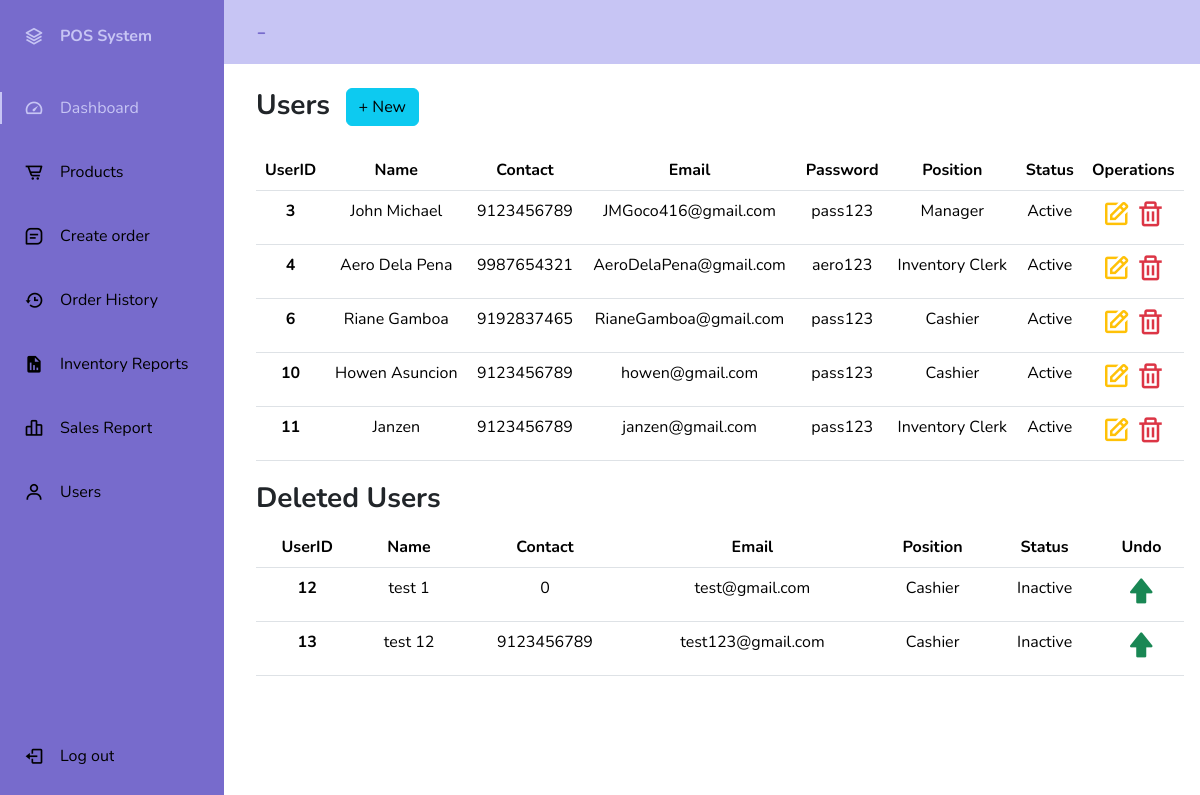
Page /Admin/users/allUsers.php on the committed database.
### tables this page shows
CREATE TABLE `users` (
  `userID` int(11) NOT NULL,
  `Name` varchar(100) NOT NULL,
  `Contact` bigint(100) NOT NULL,
  `Email` varchar(100) NOT NULL,
  `Password` varchar(100) NOT NULL,
  `Position` varchar(100) NOT NULL,
  `Status` varchar(100) NOT NULL,
  `Archive` varchar(100) NOT NULL
);

### Admin/users/allUsers.php (the view, shortened to what this page needs)
<?php
include '../includes/dbconn.php';
?>
<!doctype html>
<html lang="en">
<head>
    <link href="https://cdn.jsdelivr.net/npm/bootstrap@5.3.2/dist/css/bootstrap.min.css" rel="stylesheet">
    <link href="https://cdn.jsdelivr.net/npm/boxicons@latest/css/boxicons.min.css" rel="stylesheet">
    <link rel="stylesheet" href="../includes/style.css">
</head>
<body id="body-pd">
<header class="header" id="header">
        <div class="header_toggle"><?php echo $_SESSION['Name'] . ' - ' . $_SESSION['Position'] ?></div>
        <div class="header_img"> <img src="https://visualpharm.com/assets/381/Admin-595b40b65ba036ed117d3b23.svg" alt=""> </div>
    </header>
    <div class="l-navbar" id="nav-bar">
    <nav class="nav">
            <div>
                <a href="" class="nav_logo">
                    <i class='bx bx-layer nav_logo-icon'></i>
                    <span class="nav_logo-name">POS System</span>
                </a>
                <div class="nav_list">
                    <a href="../dashboard/dashboard.php" class="nav_link active">
                        <i class='bx bx-tachometer nav_icon'></i>
                        <span class="nav_name">Dashboard</span>
                    </a>
                    <a href="../products/allProducts.php" class="nav_link">
                        <i class='bx bx-cart-alt nav_icon'></i>
                        <span class="nav_name">Products</span>
                    </a>
                    <a href="../CreateOrder/createOrder.php" class="nav_link">
                        <i class='bx bx-message-square-detail nav_icon'></i>
                        <span class="nav_name">Create order</span>
                    </a>
                    <a href="../orderHistory/history.php" class="nav_link">
                        <i class='bx bx-history nav_icon'></i>
                        <span class="nav_name">Order History</span>
                    </a>
                    <a href="../Inventory Report/inventoryReport.php" class="nav_link">
                        <i class='bx bxs-report nav_icon'></i>
                        <span class="nav_name">Inventory Reports</span>
                    </a> <a href="../SalesReport/salesReport.php" class="nav_link">
                        <i class='bx bx-bar-chart-alt-2 nav_icon'></i>
                        <span class="nav_name">Sales Report</span>
                    </a>
                    <a href="/Admin/users/allUsers.php" class="nav_link">
                        <i class='bx bx-user nav_icon'></i>
                        <span class="nav_name">Users</span>
                    </a>
                </div>
            </div>
            <a href="/Admin/logout.php" class="nav_link">
                <i class='bx bx-log-out nav_icon'></i>
                <span class="nav_name">Log out</span>
            </a>
        </nav>
    </div>
    <div class="bg-body text-center">
        <p class="text-start fw-bold fs-3 my-2">Users
        <a href="addUser.php" class="btn btn-info my-3 mx-2">+ New </a>
        </p>
        <table class="table">
            <thead>
                <tr>
                    <th scope="col">UserID</th>
                    <th scope="col">Name</th>
                    <th scope="col">Contact</th>
                    <th scope="col">Email</th>
                    <th scope="col">Password</th>
                    <th scope="col">Position</th>
                    <th scope="col">Status</th>
                    <th scope="col">Operations</th>
                </tr>
            </thead>
            <tbody>
                <?php
                $sql = "SELECT * FROM `users` WHERE `Position` != 'Admin' AND `Archive` != 'Yes'";
                $result = mysqli_query($conn, $sql);
                while ($row = $result->fetch_assoc()) {
                ?>
                    <tr>
                        <th scope="row"><?php echo $row['userID']; ?></th>
                        <td><?php echo $row['Name']; ?></td>
                        <td><?php echo $row['Contact']; ?></td>
                        <td><?php echo $row['Email']; ?></td>
                        <td><?php echo $row['Password']; ?></td>
                        <td><?php echo $row['Position']; ?></td>
                        <td><?php echo $row['Status']; ?></td>
                        <td>
                            <a href="editUser.php?userID=<?php echo $row['userID']; ?>"><i class='bx bx-edit text-warning' style="font-size: 30px;"></i></a>
                            <a href="deleteUser.php?userID=<?php echo $row['userID']; ?>"><i class='bx bx-trash text-danger' style="font-size: 30px;"></i></a>
                        </td>
                    </tr>
                <?php
                }
                ?>
            </tbody>
        </table>
        <p class="text-start fw-bold fs-3 my-2">Deleted Users</p>
        <table class="table">
            <thead>
                <tr>
                    <th scope="col">UserID</th>
                    <th scope="col">Name</th>
                    <th scope="col">Contact</th>
                    <th scope="col">Email</th>
                    <th scope="col">Position</th>
                    <th scope="col">Status</th>
                    <th scope="col">Undo</th>
                </tr>
            </thead>
            <tbody>
                <?php
                $sql = "SELECT * FROM `users` WHERE `Position` != 'Admin' AND `Archive` = 'Yes'";
                $result = mysqli_query($conn, $sql);
                while ($row = $result->fetch_assoc()) {
                ?>
                    <tr>
                        <th scope="row"><?php echo $row['userID']; ?></th>
                        <td><?php echo $row['Name']; ?></td>
                        <td><?php echo $row['Contact']; ?></td>
                        <td><?php echo $row['Email']; ?></td>
                        <td><?php echo $row['Position']; ?></td>
                        <td><?php echo $row['Status']; ?></td>
                        <td>
                            <a href="relistUser.php?userID=<?php echo $row['userID']; ?>" onclick="return confirmRelist();">
                                <i class='bx bxs-upvote text-success' style="font-size: 30px;"></i>
                            </a>
                        </td>
                    </tr>
                <?php
                }
                ?>
            </tbody>
        </table>
    </div>
</body>
</html>

### Admin/includes/style.css (style rules this page uses)
:root { --header-height: 3rem; --nav-width: 68px; --first-color: #776BCC; --first-color-light: black; --white-color: #C7C5F4; --body-font: 'Nunito', sans-serif; --normal-font-size: 1rem; --z-fixed: 100 }
* { overflow-x: hidden; }
body { position: relative; margin: var(--header-height) 0 0 0; padding: 0 1rem; font-family: var(--body-font); font-size: var(--normal-font-size); }
a { text-decoration: none; }
.header { width: 100%; height: var(--header-height); position: fixed; top: 0; left: 0; display: flex; align-items: center; justify-content: space-between; padding: 0 1rem; background-color: var(--white-color); z-index: var(--z-fixed); }
.header_toggle { color: var(--first-color); font-size: 1.6rem; cursor: pointer; }
.header_img { width: 35px; height: 35px; display: flex; justify-content: center; border-radius: 50%; overflow: hidden; }
.header_img img { width: 40px; }
.l-navbar { position: fixed; top: 0; left: -30%; width: var(--nav-width); height: 100vh; background-color: var(--first-color); padding: .5rem 1rem 0 0; z-index: var(--z-fixed); }
.nav { height: 100%; display: flex; flex-direction: column; justify-content: space-between; overflow: hidden; }
.nav_logo, .nav_link { display: grid; grid-template-columns: max-content max-content; align-items: center; column-gap: 1rem; padding: .5rem 0 .5rem 1.5rem; }
.nav_logo { margin-bottom: 2rem; }
.nav_logo-icon { font-size: 1.25rem; color: var(--white-color); }
.nav_logo-name { color: var(--white-color); font-weight: 700; }
.nav_link { position: relative; color: var(--first-color-light); margin-bottom: 1.5rem; }
.nav_icon { font-size: 1.25rem; }
.show { left: 0; }
.body-pd { padding-left: calc(var(--nav-width) + 1rem); }
.active { color: var(--white-color); }
.active::before { content: ''; position: absolute; left: 0; width: 2px; height: 32px; background-color: var(--white-color); }
@media screen and (min-width: 768px) { body { margin: calc(var(--header-height) + 1rem) 0 0 0; padding-left: calc(var(--nav-width) + 2rem); } }
@media screen and (min-width: 768px) { .header { height: calc(var(--header-height) + 1rem); padding: 0 2rem 0 calc(var(--nav-width) + 2rem); } }
@media screen and (min-width: 768px) { .header_img { width: 40px; height: 40px; } }
@media screen and (min-width: 768px) { .header_img img { width: 45px; } }
@media screen and (min-width: 768px) { .l-navbar { left: 0; padding: 1rem 1rem 0 0; } }
@media screen and (min-width: 768px) { .show { width: calc(var(--nav-width) + 156px); } }
@media screen and (min-width: 768px) { .body-pd { padding-left: calc(var(--nav-width) + 188px); } }

### rows in the picture
users: userID "3", Name "John Michael", Contact "9123456789", Email "JMGoco416@gmail.com", Password "pass123", Position "Manager", Status "Active"
users: userID "4", Name "Aero Dela Pena", Contact "9987654321", Email "AeroDelaPena@gmail.com", Password "aero123", Position "Inventory Clerk", Status "Active"
users: userID "6", Name "Riane Gamboa", Contact "9192837465", Email "RianeGamboa@gmail.com", Password "pass123", Position "Cashier", Status "Active"
users: userID "10", Name "Howen Asuncion", Contact "9123456789", Email "howen@gmail.com", Password "pass123", Position "Cashier", Status "Active"
users: userID "11", Name "Janzen", Contact "9123456789", Email "janzen@gmail.com", Password "pass123", Position "Inventory Clerk", Status "Active"
users: userID "12", Name "test 1", Contact "0", Email "test@gmail.com", Position "Cashier", Status "Inactive"
users: userID "13", Name "test 12", Contact "9123456789", Email "test123@gmail.com", Position "Cashier", Status "Inactive"
